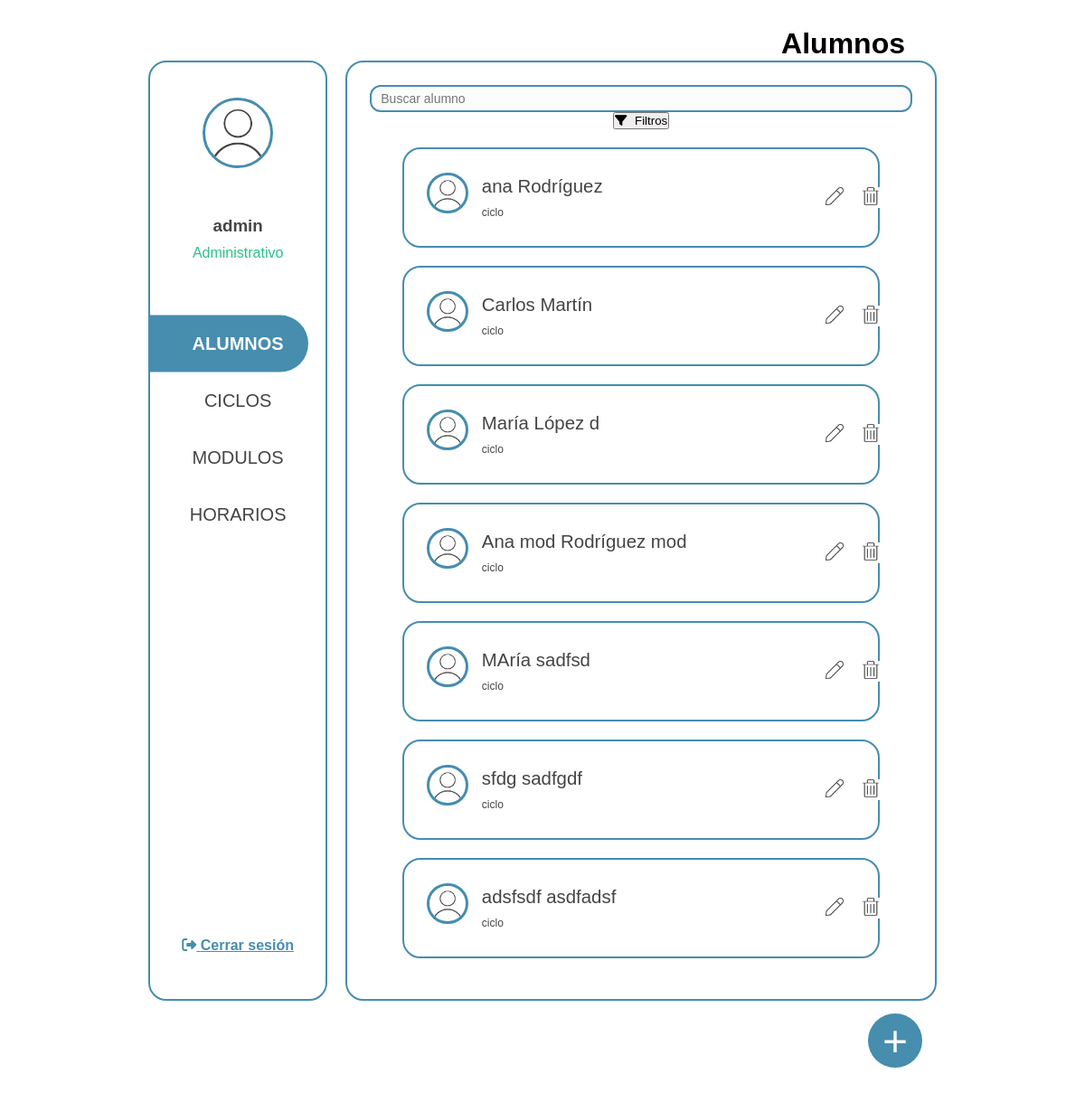
Page /GestionHorarios/www/pages/administrator_panel.php (signed in) on the committed database.
### tables this page shows
CREATE TABLE `users` (
  `id` int NOT NULL,
  `email` varchar(100) NOT NULL,
  `password` varchar(255) NOT NULL,
  `password_reset` tinyint(1) NOT NULL,
  `rol` enum('admin','student') NOT NULL,
  `name` varchar(50) NOT NULL,
  `first_name` varchar(50) NOT NULL,
  `second_name` varchar(50) DEFAULT NULL,
  `telephone` varchar(15) NOT NULL,
  `dni` varchar(9) NOT NULL,
  `time_stamp` datetime NOT NULL DEFAULT CURRENT_TIMESTAMP
);

### GestionHorarios/www/pages/administrator_panel.php (the view, shortened to what this page needs)
<?php
include_once '../functions/connection.php';
$sql = "SELECT * FROM users WHERE rol LIKE 'student'";
$stmt = $pdo->query($sql);
$editUserId = null;
?>
<!DOCTYPE html>
<html lang="es">
<head>
    <link rel="stylesheet" href="../pages/css/administrator_panel.css">
</head>
<body>
    <h2>Alumnos</h2>
    <div class="container">
        <?php include_once('partials/container_left.php') ?>
        <div class="container-rigth">
            <div style="text-align: center; margin-bottom: 20px; width: 100%;">
                <form method="post" style="all:initial;" action="../functions/administrator/function_panel_administrator.php" id="search-form">
                    <input class="buscador" type="text" id="buscar" placeholder="Buscar alumno" name="txtFindUser">
                </form>
                <button class="btnFiltrar" type="button" onclick="toggleFilters()"><i class="fa fa-filter" style="margin-right: 5px;" aria-hidden="true"></i> Filtros</button>
            </div>
            <div class="mostrar-users">
                <?php
                while ($fila = $stmt->fetch(PDO::FETCH_ASSOC)) {
                    $id = $fila['id'];
                    $name = $fila['name'];
                    $firstName = $fila['first_name'];
                    $secondName = $fila['second_name'];
                    $telephone = $fila['second_name'];
                    $dni = $fila['dni'];
                    $email = $fila['email'];
                    echo "<div class='container-user'>
                            <div class='row'>
                                <div class='user-imagen'>
                                    <img src='/images/user.png' class='pic' alt='Usuario img'>
                                </div>
                              <div class='user-texto'>
                                    <p class='texto-nombre'>$name $firstName </p>
                                    <p class='texto-ciclo'>ciclo</p>
                                </div>";
                    if ($editUserId == $id) {
                        echo "
                                <div class='user-botones'>
                                    <form method='post' action='../functions/administrator/function_delete_user.php'>
                                        <input type='hidden' name='id' value='$id'>
                                        <button type='submit' class='btn-delete' name='btnDelete'>
                                            <img src='/images/delete.png' class='boton-icono-delete' alt='Borrar'>
                                            <img src='/images/delete_hover.png' class='delete-hover' alt='Borrar'>
                                        </button>
                                    </form>
                                </div>
                            </div>
                        <div class='user-editar'>
                            <form action='../functions/administrator/function_update_user.php' style='all:initial; width: 100%;' method='post'>
                                <div class='row-edit' style='margin-left: 3.5%;'>
                                    <input type='hidden' class='inputs-form' name='id' value='$id'>
                                    <input type='text' class='inputs-form' name='txtName' value='$name' required><br>
                                    <input type='text' class='inputs-form' name='txtFirstName' value='$firstName' placeholder='Primeiro Apelido' required><br>
                                    <input type='text' class='inputs-form' name='txtSecondName' value='$secondName' placeholder='Segundo Apelido' ><br>
                                </div>
                                <div class='row-edit' style='margin-left: 3.5%;'>
                                    <input type='number' class='inputs-form' name='txtTelephone' value='$telephone' placeholder='Teléfono' ><br>
                                    <input type='email' class='inputs-form' name='txtEmail' value='$email' placeholder='Email' ><br>
                                    <input type='text' class='inputs-form' name='txtDNI' value='$dni' placeholder='DNI' required><br>
                                </div>
                                <div class='row-guardar'>
                                    <button type='submit' class='btnActualizar' name='btnSave'>Actualizar</button>
                                </div>
                            </form>
                        </div>
                        ";
                    } else {
                        echo "
                        <div class='user-botones'>
                            <form method='post'>
                                <input type='hidden' name='id' value='$id'>
                                <input type='hidden' name='name' value='$name'>
                                <input type='hidden' name='first_name' value='$firstName'>
                                <input type='hidden' name='second_name' value='$secondName'>
                                <input type='hidden' name='email' value='$email'>
                                <input type='hidden' name='telephone' value='$telephone'>
                                <input type='hidden' name='dni' value='$dni'>
                                <button type='submit' class='btn' name='btnUpdate'>
                                    <img src='/images/edit.png' class='boton-icono-edit' alt='Editar'>
                                    <img src='/images/edit_hover.png' class='edit-hover' alt='Editar'>
                                </button>
                            </form>
                            <form method='post' action='../functions/administrator/function_delete_user.php'>
                                <input type='hidden' name='id' value='$id'>
                                <button type='submit' class='btn-delete' name='btnDelete'>
                                    <img src='/images/delete.png' class='boton-icono-delete' alt='Borrar'>
                                    <img src='/images/delete_hover.png' class='delete-hover' alt='Borrar'>
                                </button>
                            </form>
                        </div>
                    </div>";
                    }
                    echo "</div>";
                }
                ?>
            </div>
        </div>
    </div>
    <form action="create_user.php">
        <button name="btnCreateUser" class="btnCreateUser">+</button>
    </form>
</body>
</html>

### GestionHorarios/www/pages/css/administrator_panel.css (style rules this page uses)
body { font-family: Arial, sans-serif; height: 100vh; overflow: hidden; margin: 2.5% 20px; width: calc(100% - 40px); }
.container { display: flex; gap: 20px; }
h2 { text-align: center; font-size: 2em; width: 100%; text-align: right; padding-right: 35px; }
.container-rigth { text-align: center; width: 100%; max-height: calc( 95vh - 70px ); border: solid var(--color-primario) 2px; border-radius: 20px; padding: 25px; overflow-y: auto; height: auto; }
.mostrar-users { display: flex; flex-wrap: wrap; }
.container-user { display: flex; flex-direction: column; flex-wrap: wrap; border: 2px solid var(--color-primario); padding: 10px; width: 100%; border-radius: 20px; margin-bottom: 20px; margin-right: 6%; margin-left: 6%; }
.row { display: flex; flex-wrap: wrap; width: 100%; margin-top: 15px; margin-bottom: 15px; }
.pic { border: 3px solid var(--color-primario); width: 60%; border-radius: 80%; margin-bottom: 10px; }
.container-user p { margin: 5px 0; }
button { cursor: pointer; }
form { display: inline-block; }
.btnCreateUser { position: fixed; bottom: 7%; right: 15%; background-color: var(--color-primario); width: 60px; height: 60px; border-radius: 50%; border: none; font-size: 3rem; color: var(--forty-color); transition: transform 0.5s ease, background-color 0.3s ease; }
.buscador { background-color: var(--forty-color); border: 2px solid var(--color-primario); padding: 5px 10px; border-radius: 12px; font-size: 14px; color: var(--tertiary-color); appearance: none; cursor: pointer; width: 100%; height: 30px; position: relative; }
.user-imagen { width: 15%; display: flex; align-items: center; justify-content: center; }
.user-texto { width: 75%; text-align: left; display: flex; flex-direction: column; align-items: left; justify-content: center; }
.texto-nombre { font-size: 1.7vw; }
.texto-ciclo { font-size: 1vw; }
.user-botones { width: 9%; text-align: left; display: flex; align-items: center; justify-content: center; }
.btn { background-color: white; border: 0px; margin-left: 20px; }
.btn-delete { background-color: white; border: 0px; margin-left: 20px; }
.boton-icono-edit { width: 20px; height: 20px; }
.boton-icono-delete { width: 20px; height: 20px; }
p { color: var(--tertiary-color); }

### GestionHorarios/www/pages/css/common.css (style rules this page uses)
:root { --color-primario: #468dae; --second-color: #2bc187; --tertiary-color: #444444; --forty-color: #fcfcfc; --danger-color: #c12b2e; --fuente-principal: "Arial", sans-serif; }
* { margin: 0; padding: 0; box-sizing: border-box; }
body { padding: 0 12% 0 12%; margin-top: 3%; }

### rows in the picture
users: name "ana", first_name "Rodríguez"
users: name "Carlos", first_name "Martín"
users: name "María", first_name "López d"
users: name "Ana mod", first_name "Rodríguez mod"
users: name "MAría", first_name "sadfsd"
users: name "sfdg", first_name "sadfgdf"
users: name "adsfsdf", first_name "asdfadsf"

### other values in the picture
$_SESSION['user']['name'] "admin"
